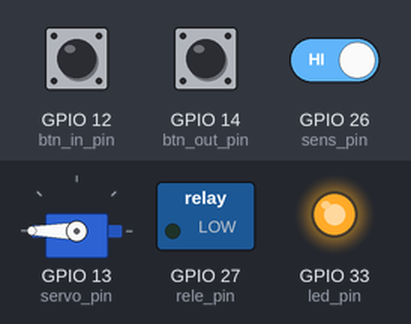
A program run on a simulated ESP32. Parts: servo, switched loads named in the program (green lamp = pin HIGH), output pins drawn as LEDs (lit = HIGH). Inputs (shaded band) come from the test bench; at power-on: GPIO 12 (btn_in_pin) LOW, GPIO 14 (btn_out_pin) LOW, GPIO 26 (sens_pin) HIGH. WiFi joins after 1.5 s; servers stay silent unless stated; not simulated (calls return 0 or success): wifi_config.h; what the program prints to the serial monitor is not drawn.

Above: at 2.7 s.
2.8 s: GPIO 12 (btn_in_pin) pulled HIGH for 0.15 s
At 3.55 s:
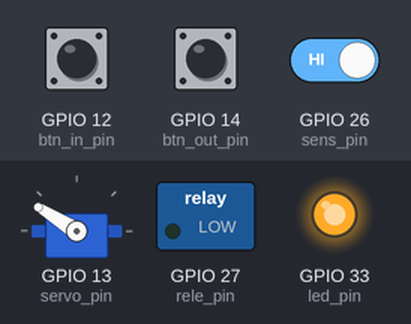
5.2 s: GPIO 14 (btn_out_pin) pulled HIGH for 3.2 s
9.9 s: GPIO 12 (btn_in_pin) pulled HIGH for 1 s
At 10.05 s:
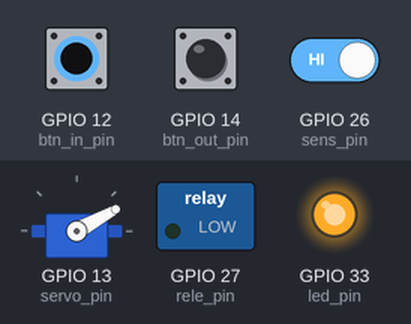
12.4 s: GPIO 12 (btn_in_pin) pulled HIGH for 3.2 s
At 12.85 s:
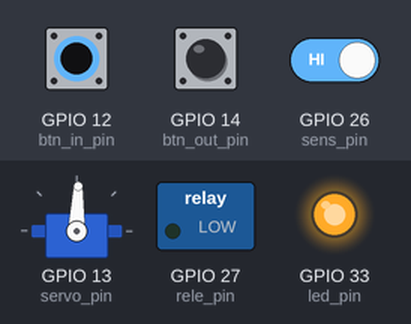
17.1 s: GPIO 14 (btn_out_pin) pulled HIGH for 0.15 s
At 19.2 s:
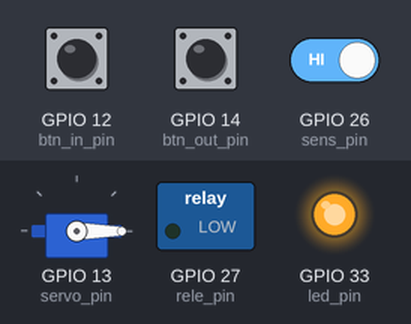
19.5 s: GPIO 12 (btn_in_pin) driven HIGH and GPIO 14 (btn_out_pin) driven HIGH
Timing chart, 0 to 23.5 s (numbered marks = the images above; inputs shaded):
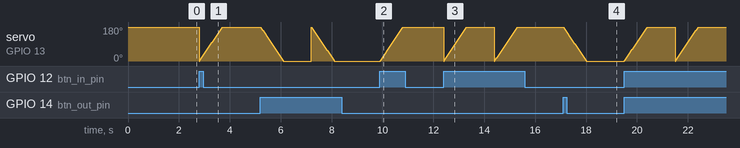

The program:

main.cpp
```cpp
#include <Arduino.h>
#include <ESP32Servo.h>
#include <WebServer.h>
#include <WiFi.h>
#include "wifi_config.h"

#define BTN_PERIOD 2000
#define RELE_PERIOD 2000

WebServer server(80);

Servo servo;

// Пины обвеса
const int btn_in_pin = 12;
const int btn_out_pin = 14;
const int servo_pin = 13;
const int rele_pin = 27;
const int sens_pin = 26;
//const int buz_pin = 25;
const int led_pin = 33;

// Таймер для двери
uint32_t rele_timer = 0;
bool rele_state = 0;

// Таймер для сенсоров
uint32_t btn_timer = 0;

// user_id=333666&name=Ivan&surname=Mischenko&status_enter=out
void handleData() {
  String user_id = server.arg("user_id");
  String name = server.arg("name");
  String surname = server.arg("surname");
  String status_enter = server.arg("status_enter");
  if (!digitalRead(sens_pin)) {
    if (status_enter == "out") {
      status_enter = "in";
      server.send(200, "text/plain", "in");
    } else {
      status_enter = "out";
      server.send(200, "text/plain", "out");
    }
    // Открываем дверь
    digitalWrite(led_pin, LOW);
    rele_state = 1;
    rele_timer = millis();
    digitalWrite(rele_pin, HIGH);
  } else {
    server.send(200, "text/plain", "door opened");
  }
}

void setup() {
  Serial.begin(115200);
  Serial.println();

  // Настраиваем пины обвеса
  pinMode(rele_pin, OUTPUT);
  digitalWrite(rele_pin, LOW);
  pinMode(btn_in_pin, INPUT);
  pinMode(btn_out_pin, INPUT);
  pinMode(sens_pin, INPUT);
  pinMode(led_pin, OUTPUT);
  digitalWrite(led_pin, HIGH);
  pinMode(servo_pin, OUTPUT);
  ESP32PWM::allocateTimer(0);
  ESP32PWM::allocateTimer(1);
  ESP32PWM::allocateTimer(2);
  ESP32PWM::allocateTimer(3);
  servo.setPeriodHertz(50);             //  standard 50 hz servo
  servo.attach(servo_pin, 500, 2400);   //  pin, min, max impulse
  servo.write(180);                     //  set angle

  WiFi.persistent(false);
  WiFi.mode(WIFI_STA);
  WiFi.begin(WIFI_SSID, WIFI_PASS);
  while (WiFi.status() != WL_CONNECTED) {
    delay(500);
  }
  Serial.print("http://");
  Serial.println(WiFi.localIP());

  server.on("/data", HTTP_POST, handleData);
  server.begin();
}

void loop() {
  server.handleClient();

  if (!digitalRead(sens_pin)) {
    digitalWrite(led_pin, HIGH);
  }

  if (millis() - rele_timer >= RELE_PERIOD && rele_state) {
    rele_state = 0;
    digitalWrite(rele_pin, LOW);
  }

  if (digitalRead(btn_in_pin) && millis() - btn_timer >= BTN_PERIOD) {
    btn_timer = millis();
    for (int pos = 0; pos <= 180; pos++) {
      servo.write(pos);
      delay(5);
    }
  }

  if (digitalRead(btn_out_pin) && millis() - btn_timer >= BTN_PERIOD) {
    btn_timer = millis();
    for (int pos = 180; pos >= 0; pos--) {
      servo.write(pos);
      delay(5);
    }
  }
}
```

Measured:
- after the input at 9.9 s, servo on GPIO 13 (servo_pin): moves from 0° to 180° over 0.90 s, starting at once
- after the input at 12.4 s, servo on GPIO 13 (servo_pin): ramps from 0° to 180° and jumps back, once every 2.0 s
- after the input at 17.1 s, servo on GPIO 13 (servo_pin): moves from 180° to 0° over 0.90 s, starting at once
